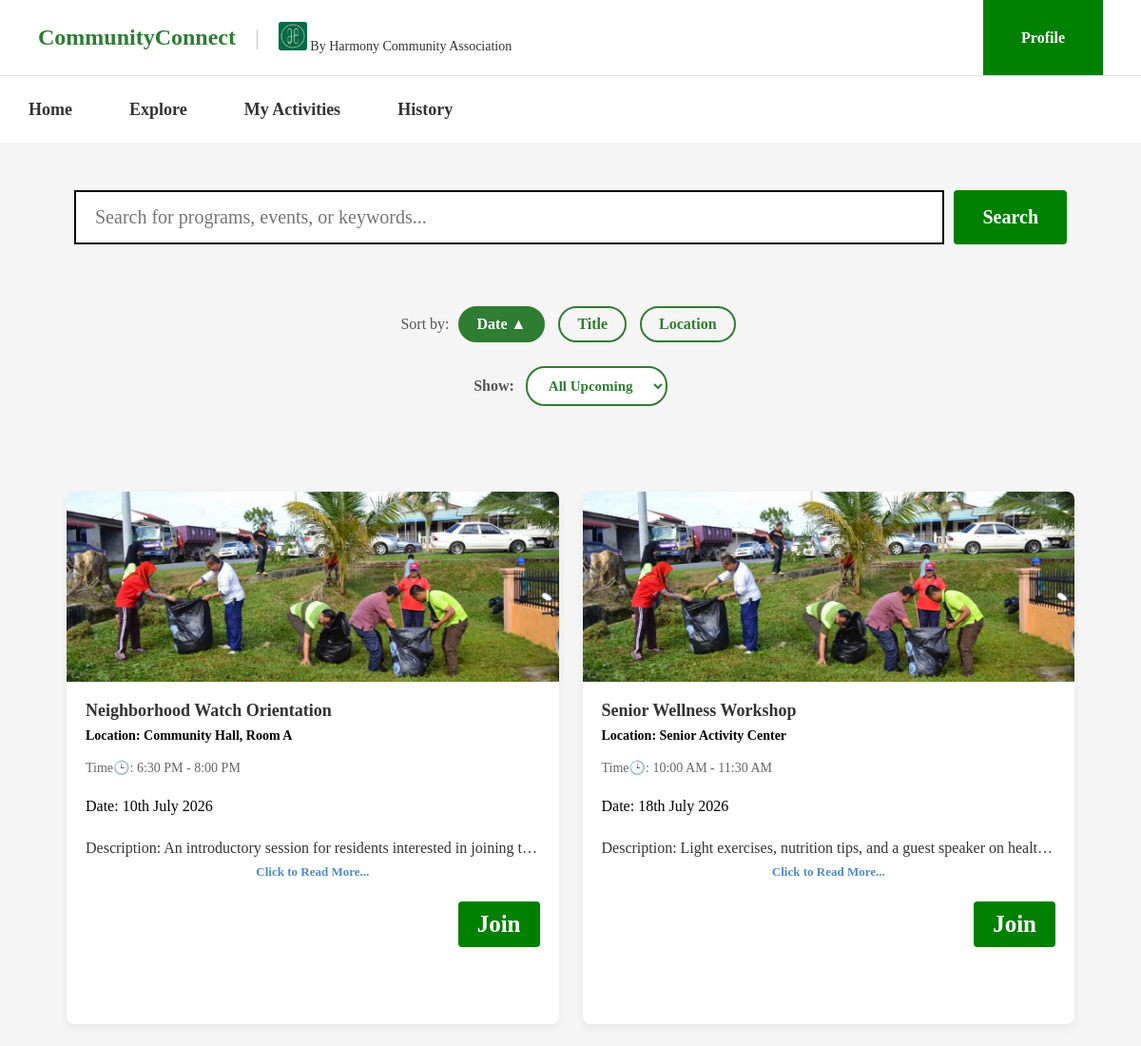
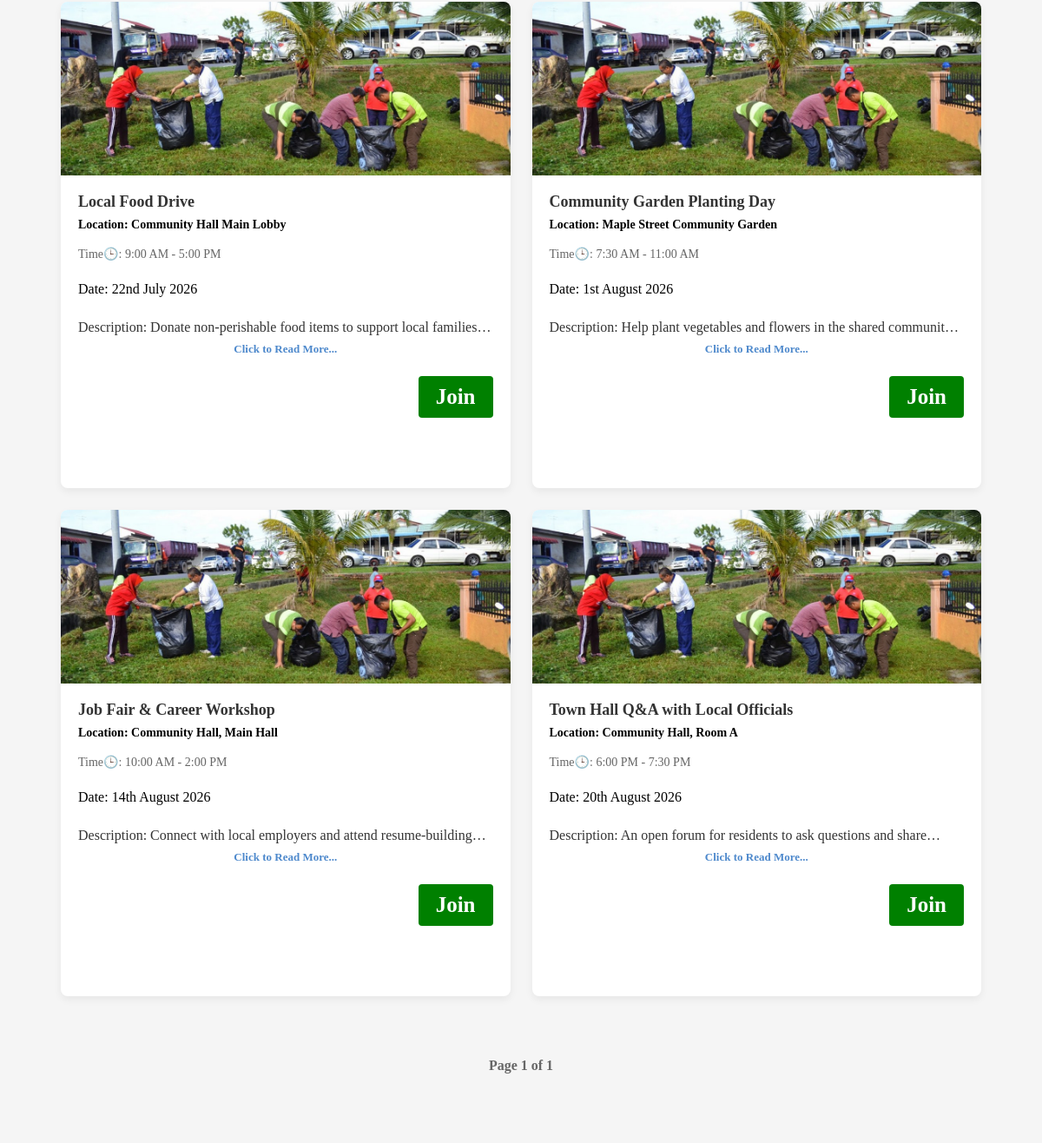
The page /MainPage/program.php (signed in) on the database its author committed (2 pictures, top to bottom).
### tables this page shows
CREATE TABLE `program` (
  `id` int(11) NOT NULL,
  `title` varchar(150) NOT NULL,
  `event_date` date NOT NULL,
  `start_time` time NOT NULL,
  `end_time` time NOT NULL,
  `location` varchar(200) NOT NULL,
  `description` text NOT NULL,
  `image` varchar(255) NOT NULL DEFAULT 'Images/gotong-royong.jpg'
);

### MainPage/program.php (the view, shortened to what this page needs)
<?php
global $connection;
$limit = 6;
$page = isset($_GET['page']) ? (int)$_GET['page'] : 1;
$offset = ($page - 1) * $limit;
$user_id = $_SESSION['id'];
$allowed_sorts = ['event_date', 'title', 'location'];
$sort = in_array($_GET['sort'] ?? '', $allowed_sorts) ? $_GET['sort'] : 'event_date';
$allowed_orders=['asc', 'desc'];
$order = in_array(strtolower($_GET['order'] ?? ''), $allowed_orders) ? strtolower($_GET['order']) : 'asc';
$allowed_filters = ['all', 'week', 'month'];
$filter = in_array($_GET['filter'] ?? '', $allowed_filters) ? $_GET['filter'] : 'all';
$filter_condition = "";
$search_query = ($_GET['program'] ?? "");
if ($search_query !== "") {
    $count_sql = "SELECT COUNT(*) AS total FROM program
        WHERE title LIKE '%$search_query%'
        AND event_date >= CURDATE()
        $filter_condition
        AND id NOT IN (SELECT program_id FROM user_program WHERE user_id= '$user_id')";
    $count_result = mysqli_query($connection, $count_sql);
    $total_rows = mysqli_fetch_assoc($count_result)['total'];
    $sql = "SELECT * FROM program
    WHERE title LIKE '%$search_query%'
    AND event_date >= CURDATE()
    $filter_condition
    AND id NOT IN (SELECT program_id FROM user_program WHERE user_id= '$user_id')
    ORDER BY $sort $order
    LIMIT $limit OFFSET $offset";
} else {
    $count_sql = "SELECT COUNT(*) AS total FROM program
    WHERE id NOT IN (SELECT program_id FROM user_program WHERE user_id= '$user_id')
    AND event_date >= CURDATE()
    $filter_condition";
    $count_result = mysqli_query($connection, $count_sql);
    $total_rows = mysqli_fetch_assoc($count_result)['total'];
    $sql = "SELECT * FROM program
    WHERE id NOT IN (SELECT program_id FROM user_program WHERE user_id= '$user_id')
    AND event_date >= CURDATE()
    $filter_condition
    ORDER BY $sort $order
    LIMIT $limit OFFSET $offset
    ";
}
$result = mysqli_query($connection, $sql);
$total_pages = ceil($total_rows / $limit);
?>
<!DOCTYPE html>
<html lang="en">
<head>
    <link rel="stylesheet" href="../CSS/user.css">
</head>
<body>
    <header class="top-header">
        <div class="header-left">
            <h1 class="brand-title">CommunityConnect</h1>
            <span class="divider">|</span>
            <div class="org-host">
                <img src="../Images/harmony.jpg"
                    alt="https://media.licdn.com/dms/image/v2/D4E03AQELNAHJckXI1Q/profile-displayphoto-shrink_200_200/B4EZOXqLbGHkAk-/0/1733416237478?e=2147483647&v=beta&t=sjAOtOOF-mVLAh6dF3wuGAHkhmZoFFiBIWNB3DAQ30s"
                    class="logo-placeholder">
                <span>By Harmony Community Association</span>
            </div>
        </div>
        <div class="header-right">
            <a href="profile.php" class="profile-btn">Profile</a>
        </div>
    </header>
    <nav class="main-nav">
        <a href="user_page.php" target="_self">Home</a>
        <a href="program.php" target="_self">Explore</a>
        <a href="program_status.php" target="_self">My Activities</a>
        <a href="history.php" target="_self">History</a>
    </nav>
    <?php include 'notification.php'; ?>
    <div class="search-section">
        <form action="program.php" method="GET" class="search-container">
            <input type="text" name="program" placeholder="Search for programs, events, or keywords...">
            <input type="submit" value="Search">
        </form>
    </div>
    <div class="sort-controls">
        Sort by:
        <a href="?sort=event_date&order=<?= ($sort === 'event_date' && $order === 'asc') ? 'desc' : 'asc' ?>&program=<?= urlencode($search_query) ?>&filter=<?= $filter ?>"
        class="sort-link <?= $sort === 'event_date' ? 'active' : '' ?>">
            Date <?= $sort === 'event_date' ? ($order === 'asc' ? '▲' : '▼') : '' ?>
        </a>
        <a href="?sort=title&order=<?= ($sort === 'title' && $order === 'asc') ? 'desc' : 'asc' ?>&program=<?= urlencode($search_query) ?>&filter=<?= $filter ?>"
        class="sort-link <?= $sort === 'title' ? 'active' : '' ?>">
            Title <?= $sort === 'title' ? ($order === 'asc' ? '▲' : '▼') : '' ?>
        </a>
        <a href="?sort=location&order=<?= ($sort === 'location' && $order === 'asc') ? 'desc' : 'asc' ?>&program=<?= urlencode($search_query) ?>&filter=<?= $filter ?>"
        class="sort-link <?= $sort === 'location' ? 'active' : '' ?>">
            Location <?= $sort === 'location' ? ($order === 'asc' ? '▲' : '▼') : '' ?>
        </a>
    </div>
    <form method="GET" action="" class="filter-form">
        <label for="filter">Show:</label>
        <select name="filter" id="filter" onchange="this.form.submit()">
            <option value="all" <?= $filter === 'all' ? 'selected' : '' ?>>All Upcoming</option>
        </select>
    </form>
    <div class="page-content">
        <div class="programs-section">
            <?php
            if ($result && mysqli_num_rows($result) > 0) {
                while ($row = mysqli_fetch_assoc($result)) {
            ?>
                    <div class="program-card">
                        <img src="../<?= htmlspecialchars($row['image']) ?>" alt="<?= htmlspecialchars($row['title']) ?>">
                        <div class="card-content">
                            <h3><?php echo ($row['title']); ?></h3>
                            <p class="location">Location: <?php echo ($row['location']); ?></p>
                            <p class="time">Time🕒: <?php echo date("g:i A", strtotime($row['start_time'])) . " - " . date("g:i A", strtotime($row['end_time'])); ?></p><br>
                            <p class="date">Date: <?php echo date("jS F Y", strtotime($row['event_date'])); ?></p><br>
                            <p class="description">Description: <?php echo ($row['description']); ?></p>
                            <button type="button" class="read-more-link" onclick="openDescModal('<?= addslashes(htmlspecialchars($row['title'])) ?>', '<?= addslashes(htmlspecialchars($row['description'])) ?>')">
                                Click to Read More...
                            </button>
                            <a href="join_request_submitted.php?program_id=<?php echo $row['id']; ?>">
                                <button class="join">Join</button>
                            </a>
                        </div>
                    </div>
            <?php
                }
            } else {
                echo "<p>No programs found.</p>";
            }
            ?>
        </div>
        <?php if ($total_rows > 0): ?>
            <div style="text-align: center; margin: 40px 0; font-family: Arial, sans-serif; font-weight: bold;">
                <span style="display: inline-block; margin: 0 10px; color: #666; vertical-align: middle;">
                    Page <?php echo $page; ?> of <?php echo $total_pages; ?>
                </span>
            </div>
        <?php endif; ?>
    </div>
</body>
</html>

### CSS/user.css (style rules this page uses)
* { margin: 0; padding: 0; box-sizing: border-box; font-family: Times New Roman, serif; }
.top-header { display: flex; justify-content: space-between; align-items: center; padding: 0 40px; border-bottom: 1px solid #e0e0e0; height: 80px; }
.header-left { display: flex; align-items: center; gap: 20px; }
.brand-title { font-size: 24px; font-weight: bold; color: #2e7d32; }
.divider { color: #cccccc; font-size: 24px; }
.logo-placeholder { width: 30px; height: 30px; }
.org-host { font-size: 14px; color: #333333; }
.header-right { display: flex; align-self: stretch; }
.profile-btn { display: flex; align-items: center; justify-content: center; background-color: Green; color: #ffffff; padding: 0 40px; text-decoration: none; font-weight: bold; font-size: 16px; height: 100%; }
.main-nav { display: flex; align-items: stretch; height: 70px; }
.main-nav a { display: inline-flex; align-items: center; margin: 0; padding: 0 30px; color: #333333; text-decoration: none; font-weight: bold; font-size: 18px; }
.page-content { padding: 40px; }
.page-content { width: 100%; height: 100%; margin: 0px; background-color: #f5f5f5; }
.search-container { display: flex; width: 90%; margin: 30px auto; height: fit-content; }
.search-container input[type="text"] { flex: 1; padding: 15px 20px; font-size: 20px; border: 2px solid; }
.search-container input[type="submit"] { padding: 15px 30px; font-size: 20px; font-weight: bold; color: #ffffff; background-color: green; border: none; border-radius: 4px; cursor: pointer; margin-left: 10px; }
.search-section { background-color: #f5f5f5; height: fit-content; padding: 20px; display: flex; justify-content: center; }
.programs-section { display: grid; grid-template-columns: repeat(auto-fill, minmax(350px, 1fr)); gap: 25px; padding: 30px; background-color: #f5f5f5; width: 100%; }
.program-card { background-color: #ffffff; border-radius: 8px; overflow: hidden; box-shadow: 0 4px 10px rgba(0, 0, 0, 0.06); display: flex; flex-direction: column; height: 560px; }
.program-card img { width: 100%; height: 200px; object-fit: cover; }
.card-content a { align-self: flex-end; text-decoration: none; margin-top: 15px; }
.card-content { padding: 20px; position: relative; display: flex; flex-direction: column; flex: 1; }
.card-content h3 { font-size: 18px; color: #333333; margin-bottom: 8px; }
.card-content .location { color: black; font-size: 14px; font-weight: bold; margin-bottom: 12px; }
.card-content .time, .card-content .duration { font-size: 14px; color: #666666; margin: 5px 0; }
.card-content .description { font-size: 16px; color: #333; margin: 8px 0; display: -webkit-box; -webkit-line-clamp: 1; line-clamp: 1; -webkit-box-orient: vertical; overflow: hidden; text-overflow: ellipsis; }
.card-content .join { background-color: green; color: #ffffff; border: none; padding: 10px 20px; border-radius: 4px; font-weight: bold; cursor: pointer; font-size: 25px; width: 100%; }
.read-more-link { display: inline-block; color: #4e89cc; font-size: 13px; font-weight: bold; cursor: pointer; background: none; border: none; padding: 0; margin-bottom: 8px; font-family: inherit; }
.sort-controls { text-align: center; margin: 0; padding: 15px 0; background-color: #f5f5f5; color: #555; }
.sort-link { display: inline-block; padding: 8px 18px; margin: 0 5px; border-radius: 20px; text-decoration: none; color: #2e7d32; font-weight: bold; border: 2px solid #2e7d32; transition: background-color 0.2s, color 0.2s; }
.sort-link.active { background-color: #2e7d32; color: white; }
.filter-form { text-align: center; margin: 0; padding: 10px 0 20px; background-color: #f5f5f5; }
.filter-form label { font-weight: bold; color: #555; margin-right: 8px; }
.filter-form select { padding: 10px 18px; border-radius: 20px; border: 2px solid #2e7d32; background-color: white; color: #2e7d32; font-weight: bold; font-size: 15px; cursor: pointer; transition: background-color 0.2s, color 0.2s; }

### rows shown on the page
program: image (picture), title "Neighborhood Watch Orientation", location "Community Hall, Room A", start_time "6:30 PM", end_time "8:00 PM", event_date "10th July 2026", description "An introductory session for residents interested in joining…"
program: image (picture), title "Senior Wellness Workshop", location "Senior Activity Center", start_time "10:00 AM", end_time "11:30 AM", event_date "18th July 2026", description "Light exercises, nutrition tips, and a guest speaker on…"
program: image (picture), title "Local Food Drive", location "Community Hall Main Lobby", start_time "9:00 AM", end_time "5:00 PM", event_date "22nd July 2026", description "Donate non-perishable food items to support local families…"
program: image (picture), title "Community Garden Planting Day", location "Maple Street Community Garden", start_time "7:30 AM", end_time "11:00 AM", event_date "1st August 2026", description "Help plant vegetables and flowers in the shared…"
program: image (picture), title "Job Fair & Career Workshop", location "Community Hall, Main Hall", start_time "10:00 AM", end_time "2:00 PM", event_date "14th August 2026", description "Connect with local employers and attend…"
program: image (picture), title "Town Hall Q&A with Local Officials", location "Community Hall, Room A", start_time "6:00 PM", end_time "7:30 PM", event_date "20th August 2026", description "An open forum for residents to ask questions and…"

### other values the page prints
$page "1"
$total_pages "1"
